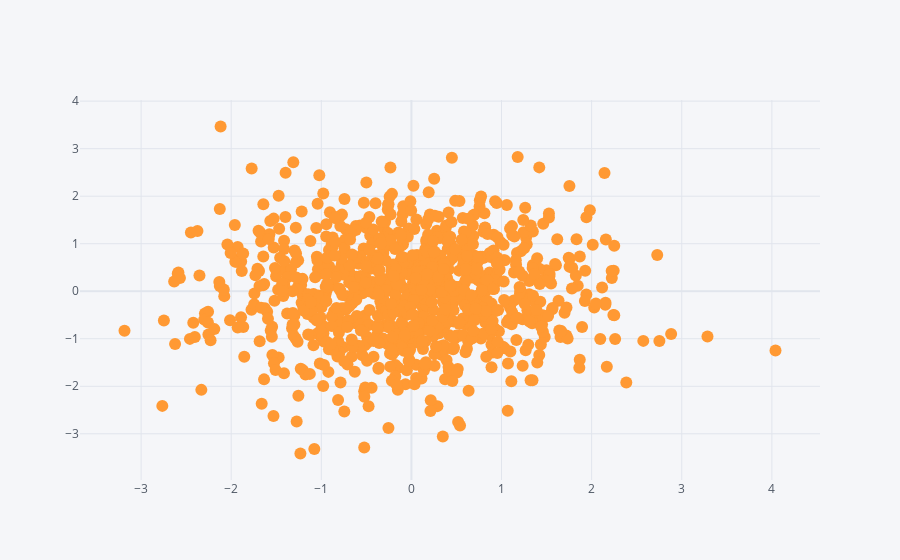

Notebook source saved alongside this figure:
### Code cell
df.iplot(kind='scatter', x='alfa', y='delta', mode='markers')

### Figure 1 — Plotly figure (JSON) as saved in the notebook; plotly's stock layout.template omitted (floating-point values rounded to 4 significant figures; data arrays with more than 128 entries replaced by an {"elided": "..."} marker saying what was removed)
{"data": [{"line": {"color": "rgba(255, 153, 51, 1.0)", "dash": "solid", "shape": "linear", "width": 1.3}, "marker": {"size": 12, "symbol": "circle"}, "mode": "markers", "name": "delta", "text": "", "x": {"elided": "1000 float values"}, "y": {"elided": "1000 float values"}, "type": "scatter"}], "layout": {"legend": {"bgcolor": "#F5F6F9", "font": {"color": "#4D5663"}}, "paper_bgcolor": "#F5F6F9", "plot_bgcolor": "#F5F6F9", "title": {"font": {"color": "#4D5663"}}, "xaxis": {"gridcolor": "#E1E5ED", "showgrid": true, "tickfont": {"color": "#4D5663"}, "title": {"font": {"color": "#4D5663"}, "text": ""}, "zerolinecolor": "#E1E5ED"}, "yaxis": {"gridcolor": "#E1E5ED", "showgrid": true, "tickfont": {"color": "#4D5663"}, "title": {"font": {"color": "#4D5663"}, "text": ""}, "zerolinecolor": "#E1E5ED"}}}
